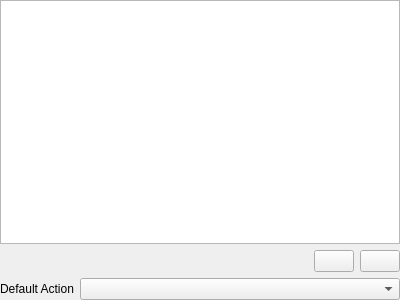
<?xml version="1.0" encoding="UTF-8"?>
<ui version="4.0">
 <class>EquitWebServer::MimeActionsWidget</class>
 <widget class="QWidget" name="EquitWebServer::MimeActionsWidget">
  <property name="geometry">
   <rect>
    <x>0</x>
    <y>0</y>
    <width>400</width>
    <height>300</height>
   </rect>
  </property>
  <property name="windowTitle">
   <string>Form</string>
  </property>
  <layout class="QVBoxLayout" name="mainLayout">
   <property name="leftMargin">
    <number>0</number>
   </property>
   <property name="topMargin">
    <number>0</number>
   </property>
   <property name="rightMargin">
    <number>0</number>
   </property>
   <property name="bottomMargin">
    <number>0</number>
   </property>
   <item>
    <widget class="QTreeView" name="actions">
     <property name="verticalScrollMode">
      <enum>QAbstractItemView::ScrollPerPixel</enum>
     </property>
     <property name="rootIsDecorated">
      <bool>false</bool>
     </property>
     <property name="uniformRowHeights">
      <bool>true</bool>
     </property>
     <property name="expandsOnDoubleClick">
      <bool>false</bool>
     </property>
    </widget>
   </item>
   <item>
    <layout class="QHBoxLayout" name="buttonLayout">
     <item>
      <spacer name="buttonSpacer">
       <property name="orientation">
        <enum>Qt::Horizontal</enum>
       </property>
       <property name="sizeHint" stdset="0">
        <size>
         <width>40</width>
         <height>20</height>
        </size>
       </property>
      </spacer>
     </item>
     <item>
      <widget class="QPushButton" name="add">
       <property name="text">
        <string/>
       </property>
       <property name="icon">
        <iconset theme="list-add" resource="../resources/resources.qrc">
         <normaloff>:/icons/buttons/addtolist</normaloff>:/icons/buttons/addtolist</iconset>
       </property>
      </widget>
     </item>
     <item>
      <widget class="QPushButton" name="remove">
       <property name="text">
        <string/>
       </property>
       <property name="icon">
        <iconset theme="list-remove">
         <normaloff>.</normaloff>.</iconset>
       </property>
      </widget>
     </item>
    </layout>
   </item>
   <item>
    <layout class="QHBoxLayout" name="defaultActionLayout" stretch="0,1">
     <item>
      <widget class="QLabel" name="defaultActionLabel">
       <property name="text">
        <string>Default Action</string>
       </property>
      </widget>
     </item>
     <item>
      <widget class="EquitWebServer::WebServerActionCombo" name="defaultAction"/>
     </item>
    </layout>
   </item>
  </layout>
 </widget>
 <customwidgets>
  <customwidget>
   <class>EquitWebServer::WebServerActionCombo</class>
   <extends>QComboBox</extends>
   <header>src/webserveractioncombo.h</header>
  </customwidget>
 </customwidgets>
 <resources>
  <include location="../resources/resources.qrc"/>
 </resources>
 <connections/>
</ui>
